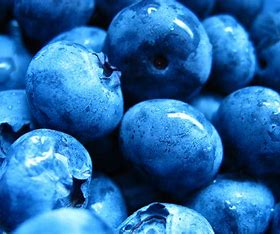
#> input picture blue.jpg, 280 x 234 px
$ python main.py
#> lines starting #> are read from the running program, lines starting #| are printed output that depends on the picture; after the words box and inside, x2 and y2 are one past the last pixel; in counts of white or black regions, pixels touching at a corner belong together
import cv2
import numpy as np
img=cv2.imread('blue.jpg')
#> img is the input picture: shape (234, 280, 3); mean B, G, R 162.9, 104, 39.4

lower_range = np.array ([0,0,0]) # Example values (adjust based on the specific color range you want)
upper_range = np.array([14, 255, 255])

hsv=cv2.cvtColor(img,cv2.COLOR_BGR2HSV)
#> hsv: shape (234, 280, 3); mean H, S, V 105.1, 208.4, 163
x=np.array(hsv[:,:,0])
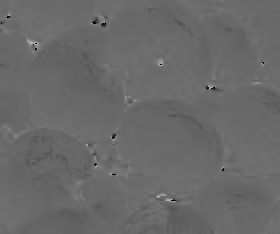
#> x: shape (234, 280); min 0, max 178, mean 105.1
#print("hue",x)
mask=cv2.inRange(hsv,lower_range,upper_range)
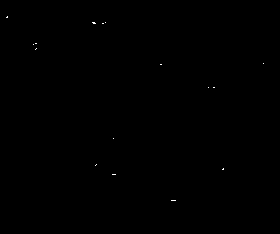
#> mask: shape (234, 280); 0.06% white in thin lines or dots, all inside (x1, y1, x2, y2) = (6, 16, 264, 201)
_,mask1=cv2.threshold(mask,254,255,cv2.THRESH_BINARY)
cv2.imshow('o/p',mask)
#print("mask",mask)
cv2.imshow('image',img)

lower_white = np.array([0, 0, 00])
upper_white = np.array([180, 255, 255])
print("lw",lower_white)
# Create a binary mask for white color
white_mask = cv2.inRange(hsv, lower_white, upper_white)
#> white_mask: shape (234, 280); every value is 255

# Find contours in the binary mask
contours, _ = cv2.findContours(white_mask, cv2.RETR_EXTERNAL, cv2.CHAIN_APPROX_SIMPLE)
#> contours = [[[0, 0], [0, 233], [279, 233], [279, 0]]]

# Iterate through contours
for contour in contours:
    area = cv2.contourArea(contour)
    n=len(contours)
    print(area)

    # Print the image if the area is above a certain threshold
    if area >= 1000:  # Adjust the threshold as needed
        # Create a blank image
        print("Object detected")

    else:
        print("Object not detected")
#> this loop made 1 pass
#> (contour, area, n) on pass 1: ([[0, 0], [0, 233], [279, 233], [279, 0]], 65007, 1)
#| 65007.0
#| Object detected

cv2.waitKey(0)
cv2.destroyAllWindows()
